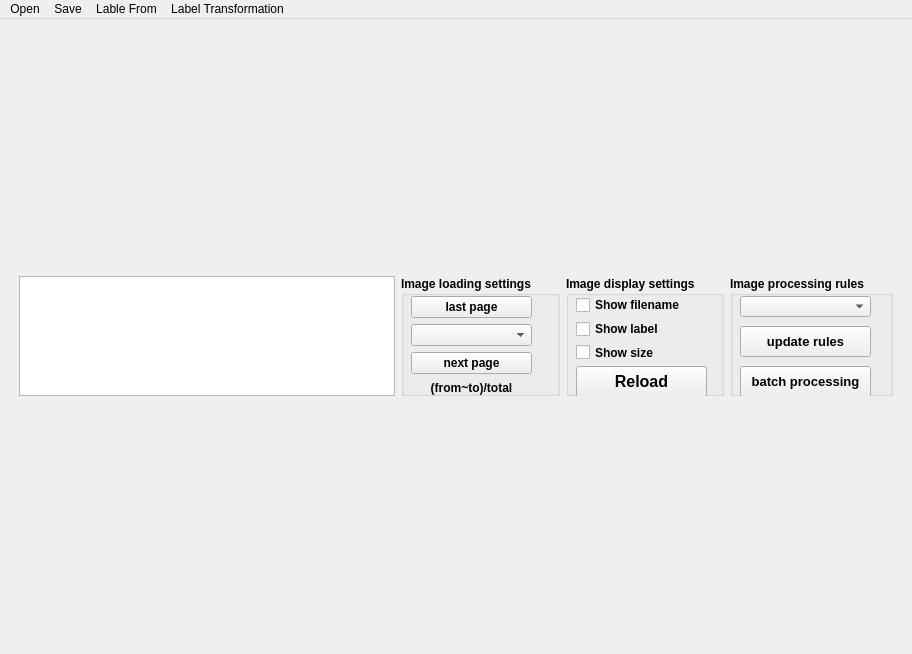
<?xml version="1.0" encoding="UTF-8"?>
<ui version="4.0">
 <class>MainWindow</class>
 <widget class="QMainWindow" name="MainWindow">
  <property name="geometry">
   <rect>
    <x>0</x>
    <y>0</y>
    <width>912</width>
    <height>654</height>
   </rect>
  </property>
  <property name="windowTitle">
   <string>Image Processing Toolbox For Deep-Learning V2022.9.26</string>
  </property>
  <widget class="QWidget" name="centralwidget">
   <layout class="QGridLayout" name="gridLayout_2">
    <item row="1" column="4">
     <widget class="QGroupBox" name="groupBox_3">
      <property name="font">
       <font>
        <weight>75</weight>
        <bold>true</bold>
       </font>
      </property>
      <property name="title">
       <string>Image processing rules</string>
      </property>
      <widget class="QPushButton" name="btn_batchprocess">
       <property name="geometry">
        <rect>
         <x>10</x>
         <y>90</y>
         <width>131</width>
         <height>31</height>
        </rect>
       </property>
       <property name="font">
        <font>
         <pointsize>10</pointsize>
         <weight>75</weight>
         <bold>true</bold>
        </font>
       </property>
       <property name="text">
        <string>batch processing</string>
       </property>
      </widget>
      <widget class="QPushButton" name="btn_updaterule">
       <property name="geometry">
        <rect>
         <x>10</x>
         <y>50</y>
         <width>131</width>
         <height>31</height>
        </rect>
       </property>
       <property name="font">
        <font>
         <pointsize>10</pointsize>
         <weight>75</weight>
         <bold>true</bold>
        </font>
       </property>
       <property name="text">
        <string>update rules</string>
       </property>
      </widget>
      <widget class="QComboBox" name="comboBox_Rules">
       <property name="geometry">
        <rect>
         <x>10</x>
         <y>20</y>
         <width>131</width>
         <height>21</height>
        </rect>
       </property>
       <property name="maximumSize">
        <size>
         <width>16777215</width>
         <height>24</height>
        </size>
       </property>
       <property name="font">
        <font>
         <weight>75</weight>
         <bold>true</bold>
        </font>
       </property>
       <property name="toolTip">
        <string>Loading too many pages on a single page may cause the program to freeze.</string>
       </property>
      </widget>
     </widget>
    </item>
    <item row="2" column="1" colspan="4">
     <layout class="QVBoxLayout" name="verticalLayout"/>
    </item>
    <item row="0" column="2">
     <spacer name="verticalSpacer">
      <property name="orientation">
       <enum>Qt::Vertical</enum>
      </property>
      <property name="sizeType">
       <enum>QSizePolicy::Minimum</enum>
      </property>
      <property name="sizeHint" stdset="0">
       <size>
        <width>20</width>
        <height>10</height>
       </size>
      </property>
     </spacer>
    </item>
    <item row="1" column="1">
     <widget class="QListWidget" name="SelectedDirlistWidget">
      <property name="minimumSize">
       <size>
        <width>0</width>
        <height>120</height>
       </size>
      </property>
      <property name="maximumSize">
       <size>
        <width>16777215</width>
        <height>120</height>
       </size>
      </property>
      <property name="font">
       <font>
        <weight>75</weight>
        <bold>true</bold>
       </font>
      </property>
     </widget>
    </item>
    <item row="1" column="3">
     <widget class="QGroupBox" name="groupBox_2">
      <property name="font">
       <font>
        <weight>75</weight>
        <bold>true</bold>
       </font>
      </property>
      <property name="title">
       <string>Image display settings</string>
      </property>
      <widget class="QWidget" name="gridLayoutWidget">
       <property name="geometry">
        <rect>
         <x>10</x>
         <y>20</y>
         <width>131</width>
         <height>65</height>
        </rect>
       </property>
       <property name="font">
        <font>
         <weight>75</weight>
         <bold>true</bold>
        </font>
       </property>
       <layout class="QGridLayout" name="gridLayout">
        <item row="1" column="0">
         <widget class="QCheckBox" name="checkBox">
          <property name="font">
           <font>
            <weight>75</weight>
            <bold>true</bold>
           </font>
          </property>
          <property name="text">
           <string>Show label</string>
          </property>
         </widget>
        </item>
        <item row="0" column="0">
         <widget class="QCheckBox" name="checkBox_2">
          <property name="font">
           <font>
            <weight>75</weight>
            <bold>true</bold>
           </font>
          </property>
          <property name="text">
           <string>Show filename</string>
          </property>
         </widget>
        </item>
        <item row="2" column="0">
         <widget class="QCheckBox" name="checkBox_3">
          <property name="text">
           <string>Show size</string>
          </property>
         </widget>
        </item>
       </layout>
      </widget>
      <widget class="QPushButton" name="btn_reloadimg">
       <property name="geometry">
        <rect>
         <x>10</x>
         <y>90</y>
         <width>131</width>
         <height>31</height>
        </rect>
       </property>
       <property name="font">
        <font>
         <pointsize>12</pointsize>
         <weight>75</weight>
         <bold>true</bold>
        </font>
       </property>
       <property name="text">
        <string>Reload</string>
       </property>
      </widget>
     </widget>
    </item>
    <item row="1" column="0">
     <spacer name="horizontalSpacer">
      <property name="orientation">
       <enum>Qt::Horizontal</enum>
      </property>
      <property name="sizeType">
       <enum>QSizePolicy::Minimum</enum>
      </property>
      <property name="sizeHint" stdset="0">
       <size>
        <width>10</width>
        <height>20</height>
       </size>
      </property>
     </spacer>
    </item>
    <item row="1" column="2">
     <widget class="QGroupBox" name="groupBox">
      <property name="font">
       <font>
        <weight>75</weight>
        <bold>true</bold>
       </font>
      </property>
      <property name="title">
       <string>Image loading settings</string>
      </property>
      <widget class="QWidget" name="verticalLayoutWidget">
       <property name="geometry">
        <rect>
         <x>10</x>
         <y>20</y>
         <width>121</width>
         <height>99</height>
        </rect>
       </property>
       <property name="font">
        <font>
         <weight>75</weight>
         <bold>true</bold>
        </font>
       </property>
       <layout class="QVBoxLayout" name="verticalLayout_2">
        <item>
         <widget class="QPushButton" name="btn_lastpage">
          <property name="maximumSize">
           <size>
            <width>16777215</width>
            <height>24</height>
           </size>
          </property>
          <property name="font">
           <font>
            <weight>75</weight>
            <bold>true</bold>
           </font>
          </property>
          <property name="text">
           <string>last page</string>
          </property>
         </widget>
        </item>
        <item>
         <widget class="QComboBox" name="comboBox">
          <property name="maximumSize">
           <size>
            <width>16777215</width>
            <height>24</height>
           </size>
          </property>
          <property name="font">
           <font>
            <weight>75</weight>
            <bold>true</bold>
           </font>
          </property>
          <property name="toolTip">
           <string>Loading too many pages on a single page may cause the program to freeze.</string>
          </property>
         </widget>
        </item>
        <item>
         <widget class="QPushButton" name="btn_nextpage">
          <property name="maximumSize">
           <size>
            <width>16777215</width>
            <height>24</height>
           </size>
          </property>
          <property name="font">
           <font>
            <weight>75</weight>
            <bold>true</bold>
           </font>
          </property>
          <property name="text">
           <string>next page</string>
          </property>
         </widget>
        </item>
        <item>
         <widget class="QLabel" name="label_displaynum">
          <property name="maximumSize">
           <size>
            <width>16777215</width>
            <height>24</height>
           </size>
          </property>
          <property name="font">
           <font>
            <weight>75</weight>
            <bold>true</bold>
           </font>
          </property>
          <property name="text">
           <string>(from~to)/total</string>
          </property>
          <property name="textFormat">
           <enum>Qt::PlainText</enum>
          </property>
          <property name="alignment">
           <set>Qt::AlignCenter</set>
          </property>
         </widget>
        </item>
       </layout>
      </widget>
     </widget>
    </item>
    <item row="3" column="1">
     <spacer name="verticalSpacer_2">
      <property name="orientation">
       <enum>Qt::Vertical</enum>
      </property>
      <property name="sizeType">
       <enum>QSizePolicy::Minimum</enum>
      </property>
      <property name="sizeHint" stdset="0">
       <size>
        <width>20</width>
        <height>10</height>
       </size>
      </property>
     </spacer>
    </item>
    <item row="1" column="5">
     <spacer name="horizontalSpacer_2">
      <property name="orientation">
       <enum>Qt::Horizontal</enum>
      </property>
      <property name="sizeType">
       <enum>QSizePolicy::Minimum</enum>
      </property>
      <property name="sizeHint" stdset="0">
       <size>
        <width>10</width>
        <height>20</height>
       </size>
      </property>
     </spacer>
    </item>
   </layout>
  </widget>
  <widget class="QMenuBar" name="menuBar">
   <property name="geometry">
    <rect>
     <x>0</x>
     <y>0</y>
     <width>912</width>
     <height>21</height>
    </rect>
   </property>
   <widget class="QMenu" name="menuOpen">
    <property name="title">
     <string>Open</string>
    </property>
    <addaction name="actionOpen_File"/>
    <addaction name="actionOpen_Directory"/>
   </widget>
   <widget class="QMenu" name="menuSave">
    <property name="title">
     <string>Save</string>
    </property>
    <addaction name="actionReplace_the_original_file_and_save_it"/>
    <addaction name="actionSave_as_according_to_the_original_file_path_structure"/>
   </widget>
   <widget class="QMenu" name="menulabel">
    <property name="title">
     <string>Label Transformation</string>
    </property>
    <widget class="QMenu" name="menuyolo">
     <property name="title">
      <string>yolo</string>
     </property>
     <addaction name="actionto_voc"/>
    </widget>
    <widget class="QMenu" name="menuvoc">
     <property name="title">
      <string>voc</string>
     </property>
     <addaction name="actionto_yolo"/>
    </widget>
    <addaction name="menuyolo"/>
    <addaction name="menuvoc"/>
    <addaction name="actionMaskRcnn"/>
    <addaction name="actionFilename"/>
   </widget>
   <widget class="QMenu" name="menuLable_From">
    <property name="title">
     <string>Lable From</string>
    </property>
    <addaction name="actionFile_name"/>
    <addaction name="actionDirection_name"/>
   </widget>
   <addaction name="menuOpen"/>
   <addaction name="menuSave"/>
   <addaction name="menuLable_From"/>
   <addaction name="menulabel"/>
  </widget>
  <action name="actionOpen_File">
   <property name="text">
    <string>Open File</string>
   </property>
  </action>
  <action name="actionOpen_Directory">
   <property name="text">
    <string>Open Directory</string>
   </property>
  </action>
  <action name="actionReplace_the_original_file_and_save_it">
   <property name="text">
    <string>Replace the original file and save it</string>
   </property>
  </action>
  <action name="actionSave_as_according_to_the_original_file_path_structure">
   <property name="text">
    <string>Save as according to the original file path structure</string>
   </property>
  </action>
  <action name="actionMaskRcnn">
   <property name="text">
    <string>MaskRcnn</string>
   </property>
  </action>
  <action name="actionFilename">
   <property name="text">
    <string>Filename</string>
   </property>
  </action>
  <action name="actionto_voc">
   <property name="text">
    <string>to voc</string>
   </property>
  </action>
  <action name="actionto_yolo">
   <property name="text">
    <string>to yolo</string>
   </property>
  </action>
  <action name="actionFile_name">
   <property name="text">
    <string>File name</string>
   </property>
  </action>
  <action name="actionDirection_name">
   <property name="text">
    <string>Direction name</string>
   </property>
  </action>
 </widget>
 <resources/>
 <connections/>
 <slots>
  <slot>btn_loadfile()</slot>
 </slots>
</ui>
